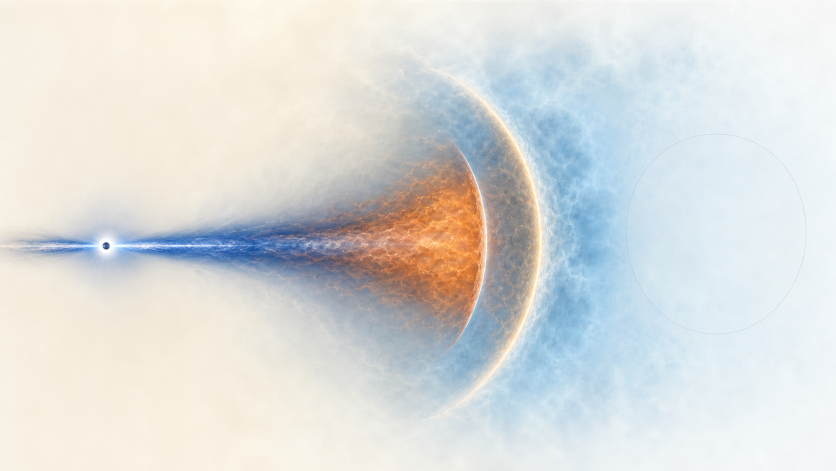
#> input picture paper/figures/assets/fig1_afterglow_source.png, 1672 x 941 px (shown at 1/2 size)
$ python generate_paper_figures.py
#> lines starting #> are read from the running program, lines starting #| are printed output that depends on the picture
from __future__ import annotations

import argparse
import csv
import json
from pathlib import Path

import matplotlib

matplotlib.use("Agg")
import matplotlib.pyplot as plt
from matplotlib.colors import LogNorm
from matplotlib.lines import Line2D
from matplotlib.patches import Circle, FancyArrowPatch, FancyBboxPatch, Wedge
import numpy as np


ROOT = Path(__file__).resolve().parents[1]
PAPER = ROOT / "paper"
FIG_DIR = PAPER / "figures"
DATA_DIR = PAPER / "source_data"
BENCH = DATA_DIR / "benchmarks"

BLUE = "#24588D"
TEAL = "#2E8B8B"
VIOLET = "#7750A6"
RED = "#B34A48"
GOLD = "#B8860B"
GRAY = "#4A4A4A"
LIGHT = "#E6E6E6"
PALE = "#F5F7F9"
COLORS = (BLUE, TEAL, VIOLET, RED, GOLD, GRAY)

plt.rcParams.update(
    {
        "font.family": "sans-serif",
        "font.sans-serif": ["Arial", "Helvetica", "DejaVu Sans", "sans-serif"],
        "font.size": 7,
        "axes.linewidth": 0.8,
        "axes.spines.top": False,
        "axes.spines.right": False,
        "legend.frameon": False,
        "pdf.fonttype": 42,
    }
)


def rows(path: Path) -> list[dict[str, str]]:
    with path.open(encoding="utf-8", newline="") as stream:
        return list(csv.DictReader(stream))


def values(table: list[dict[str, str]], key: str) -> np.ndarray:
    return np.asarray([float(row[key]) for row in table], dtype=float)


def save_pub(fig: plt.Figure, stem: str) -> None:
    FIG_DIR.mkdir(parents=True, exist_ok=True)
    fig.savefig(FIG_DIR / f"{stem}.pdf")
    fig.savefig(FIG_DIR / f"{stem}.png", dpi=600)
    plt.close(fig)


def panel(ax: plt.Axes, label: str) -> None:
    ax.text(-0.10, 1.04, label, transform=ax.transAxes, fontsize=9, fontweight="bold")


def finish(ax: plt.Axes, xlabel: str = "", ylabel: str = "", title: str = "") -> None:
    ax.set(xlabel=xlabel, ylabel=ylabel, title=title)
    ax.grid(color=LIGHT, lw=0.5, which="both", zorder=0)


def flow_box(ax: plt.Axes, x: float, text: str, color: str) -> None:
    ax.add_patch(FancyBboxPatch((x, 0.1), 0.22, 0.16, boxstyle="round,pad=.02", fc=color, ec="none", alpha=0.16))
    ax.text(x + 0.11, 0.18, text, ha="center", va="center", fontsize=6.4)


def arrow(ax: plt.Axes, x0: float, x1: float, y: float = 0.18) -> None:
    ax.add_patch(FancyArrowPatch((x0, y), (x1, y), arrowstyle="-|>", mutation_scale=9, lw=0.9, color=GRAY))


# [8 lines left out: function grouped_lines, not called in this run]


def fig1_visual_overview() -> None:
    fig, ax = plt.subplots(figsize=(7.15, 4.0))
    fig.subplots_adjust(left=0.01, right=0.99, bottom=0.02, top=0.94)
    image = plt.imread(FIG_DIR / "assets" / "fig1_afterglow_source.png")
    ax.imshow(image, extent=(0, 1, 0, 1), aspect="auto")
    ax.set_title("From a relativistic blast wave to an inspectable observer signal", fontsize=9)

    ax.annotate("central engine", (.126, .505), (.08, .63), arrowprops={"arrowstyle": "-", "color": GRAY}, ha="center")
    ax.annotate("relativistic ejecta", (.38, .50), (.34, .65), arrowprops={"arrowstyle": "-", "color": BLUE}, color=BLUE, ha="center")
    ax.annotate("reverse shock", (.56, .50), (.53, .73), arrowprops={"arrowstyle": "-", "color": RED}, color=RED, ha="center")
    ax.annotate("forward shock", (.66, .50), (.67, .78), arrowprops={"arrowstyle": "-", "color": TEAL}, color=TEAL, ha="center")

    inset = ax.inset_axes((.765, .285, .19, .43))
    inset.set_facecolor((1, 1, 1, .62))
    shell = [("ejecta", RED), ("RS", RED), ("contact", GRAY), ("FS", TEAL), ("medium", BLUE)]
    for index, (label, color) in enumerate(shell):
        x = .05 + .18 * index
        inset.add_patch(FancyBboxPatch((x, .16), .16, .62, boxstyle="round,pad=.01", fc=color, ec="white", alpha=.24))
        inset.text(x + .08, .48, label, rotation=90, ha="center", va="center", color=color, fontsize=6.2)
    inset.text(.5, .94, "magnified shell", ha="center", va="top", fontsize=6.5, fontweight="bold")
    inset.set(xlim=(0, 1), ylim=(0, 1))
    inset.axis("off")

    steps = [("1  store local state", .18, BLUE), ("2  transport particles + photons", .48, TEAL), ("3  project to the observer", .80, RED)]
    for text, x, color in steps:
        ax.text(x, .08, text, ha="center", va="center", color=color, fontsize=6.6, fontweight="bold",
                bbox={"boxstyle": "round,pad=.25", "fc": "white", "ec": color, "alpha": .86, "lw": .7})
    for x0, x1 in ((.29, .36), (.63, .69)):
        ax.add_patch(FancyArrowPatch((x0, .08), (x1, .08), arrowstyle="-|>", mutation_scale=8, color=GRAY, lw=.8))
    ax.set(xlim=(0, 1), ylim=(0, 1))
    ax.axis("off")
    save_pub(fig, "fig1_visual_overview")


def fig2_external_media() -> None:
    table = rows(DATA_DIR / "fig2_external_media_response.csv")
    media = (
        ("ism", "ISM", BLUE),
        ("wind_r2", r"wind $R^{-2}$", TEAL),
        ("explicit_jump", "Gaussian jump", RED),
        ("pion_lbv", r"early PION $\eta$ Car CSM", GOLD),
    )
    fig, axes = plt.subplots(3, 4, figsize=(7.15, 5.0))
    fig.subplots_adjust(left=.07, right=.98, bottom=.10, top=.92, hspace=.34, wspace=.38)
    for column, (name, title, color) in enumerate(media):
        state = [row for row in table if row["medium"] == name and row["kind"] == "state"]
        flux = [row for row in table if row["medium"] == name and row["kind"] == "flux"]
        if not state or not flux:
            raise ValueError(f"fig2 source data missing state or flux rows for {name}")
        state_value = np.column_stack([values(state, key) for key in
                                       ("radius_cm", "density_cm3", "gamma_bulk", "bfield_g")])
        flux_value = np.column_stack([values(flux, key) for key in
                                      ("observer_time_s", "flux_cgs", "fs_sync_flux_cgs",
                                       "primary_rs_sync_flux_cgs")])
        if not np.all(np.isfinite(state_value)) or not np.all(state_value > 0.0):
            raise ValueError(f"fig2 state contains non-finite or non-positive values for {name}")
        if not np.all(np.isfinite(flux_value)) or not np.all(flux_value[:, 0] > 0.0):
            raise ValueError(f"fig2 observer time must be finite and positive for {name}")
        if not np.all(flux_value[:, 1] > 0.0) or np.any(flux_value[:, 2:] < 0.0):
            raise ValueError(f"fig2 total flux must be positive and component fluxes non-negative for {name}")
        radius = state_value[:, 0]
        if name == "pion_lbv":
            raw = [row for row in table if row["medium"] == name and row["kind"] == "profile_raw"]
            interface = [row for row in table if row["medium"] == name and row["kind"] == "profile_interface"]
            if len(raw) != 987 or len(interface) != 96:
                raise ValueError("fig2 PION panel requires two inner anchors, 984 raw cells, one outer anchor, and 96 knots")
            raw_r, raw_n = values(raw, "radius_cm"), values(raw, "density_cm3")
            interface_r, interface_n = values(interface, "radius_cm"), values(interface, "density_cm3")
            axes[0, column].loglog(raw_r[:2], raw_n[:2], color=BLUE, lw=1.0, label="inner analytic wind")
            axes[0, column].loglog(raw_r[2:-1], raw_n[2:-1], color=GRAY, lw=.65, label="PION raw (1024)")
            axes[0, column].loglog(raw_r[-2:], raw_n[-2:], color=VIOLET, lw=1.0, label="outer analytic wind")
            axes[0, column].loglog(interface_r, interface_n, color=color, lw=1.2, ls="--",
                                   marker="o", markevery=8, ms=1.7, label="ASGARD (96)")
            axes[0, column].legend(fontsize=4.4, loc="lower left")
        else:
            axes[0, column].loglog(radius, state_value[:, 1], color=color, lw=1.5)
        axes[1, column].loglog(radius, state_value[:, 2], color=BLUE, lw=1.3)
        field = axes[1, column].twinx()
        field.loglog(radius, state_value[:, 3], color=TEAL, ls="--", lw=1.1)
        field.set_ylabel(r"$B'$ (G)", color=TEAL, fontsize=6)
        field.tick_params(axis="y", labelcolor=TEAL, labelsize=5)
        axes[2, column].loglog(flux_value[:, 0], flux_value[:, 1], color=GRAY, lw=1.4, label="total")
        axes[2, column].loglog(flux_value[:, 0], np.ma.masked_equal(flux_value[:, 2], 0.0),
                               color=TEAL, lw=1.15, ls="--", label="FS sync")
        axes[2, column].loglog(flux_value[:, 0], np.ma.masked_equal(flux_value[:, 3], 0.0),
                               color=RED, lw=1.15, ls=":", label="primary RS sync")
        panel(axes[0, column], chr(ord("a") + column))
        panel(axes[1, column], chr(ord("e") + column))
        panel(axes[2, column], chr(ord("i") + column))
        axes[0, column].set_title(title, fontsize=7.0)
        axes[0, column].set_ylabel(r"$n_{\rm p,eq}$ (cm$^{-3}$)" if column == 0 else "")
        axes[1, column].set_ylabel(r"$\Gamma$" if column == 0 else "")
        axes[2, column].set_ylabel(r"$F_\nu$" if column == 0 else "")
        axes[1, column].set_xlabel(r"$R$ (cm)")
        axes[2, column].set_xlabel(r"$t_{\rm obs}$ (s)")
        for axis in axes[:, column]:
            axis.grid(color=LIGHT, lw=.5, which="both")
    axes[2, 0].legend(fontsize=4.5, loc="lower left")
    save_pub(fig, "fig2_external_media")


# [221 lines left out: functions fig3_radius_state, fig4_jet_profiles, fig5_electron_transport, fig6_electron_solvers, fig7_radiation, fig8_primary_reverse_shock and 2 more, not called in this run]


def fig10_wind_termination_shell() -> None: density_structure_figure("fig10_wind_termination_shell","Wind termination + finite shell")
# [204 lines left out: functions fig11_density_jumps, fig12_smooth_clumpy_medium, fig13_hadronic_pair_state, fig14_eats_projection, fig15_sky_maps, fig16_error_budget and 1 more, not called in this run]


BUILDERS = {
    "fig1": fig1_visual_overview, "fig2": fig2_external_media, "fig3": fig3_radius_state,
    "fig4": fig4_jet_profiles, "fig5": fig5_electron_transport, "fig6": fig6_electron_solvers,
    "fig7": fig7_radiation, "fig8": fig8_primary_reverse_shock, "fig9": fig9_magnetized_reverse_shock,
    "fig10": fig10_wind_termination_shell, "fig11": fig11_density_jumps, "fig12": fig12_smooth_clumpy_medium,
    "fig13": fig13_hadronic_pair_state, "fig14": fig14_eats_projection, "fig15": fig15_sky_maps,
    "fig16": fig16_error_budget, "fig17": fig17_runtime_reuse,
}


def main() -> None:
    parser=argparse.ArgumentParser(description="Render the 17 ASGARD manuscript figures from tracked source data.")
    parser.add_argument("--only",nargs="+",choices=tuple(BUILDERS))
    args=parser.parse_args()
    for name in args.only or BUILDERS: BUILDERS[name]()
#> this loop made 2 passes
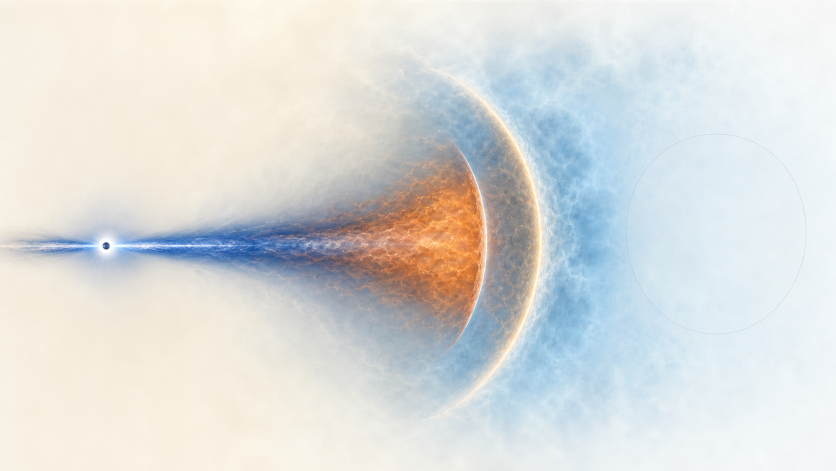
#> input picture paper/figures/assets/fig1_afterglow_source.png, 1672 x 941 px (shown at 1/2 size)
#> pass 1, in save_pub, `fig.savefig(FIG_DIR / f"{stem}.pdf")`:
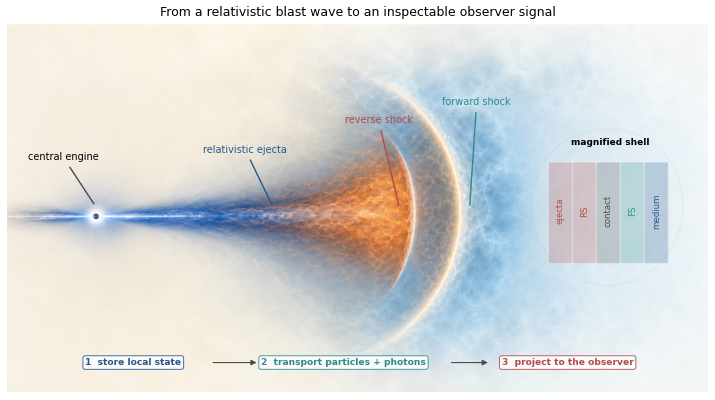
#> figure drawn by matplotlib, 1 panel


if __name__ == "__main__":
#> (the run stopped early here; a loop or call above may not have finished)
